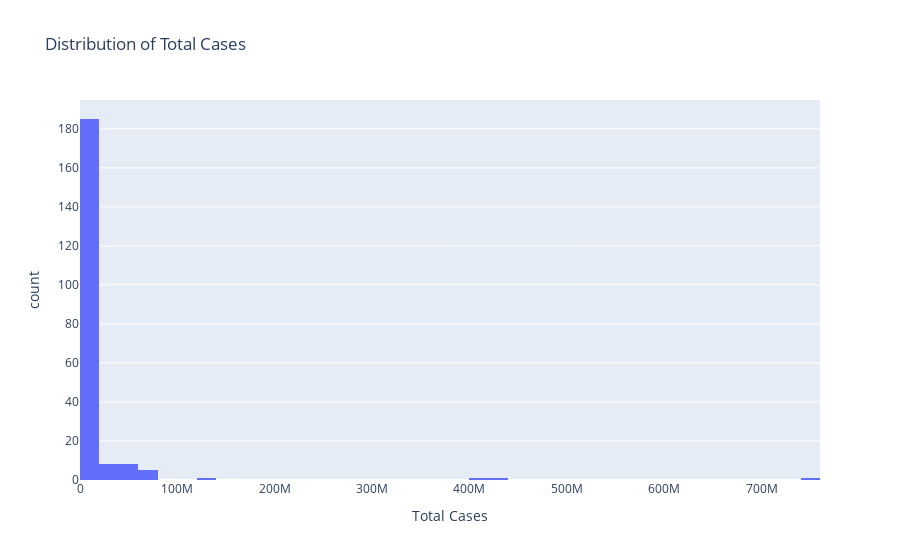
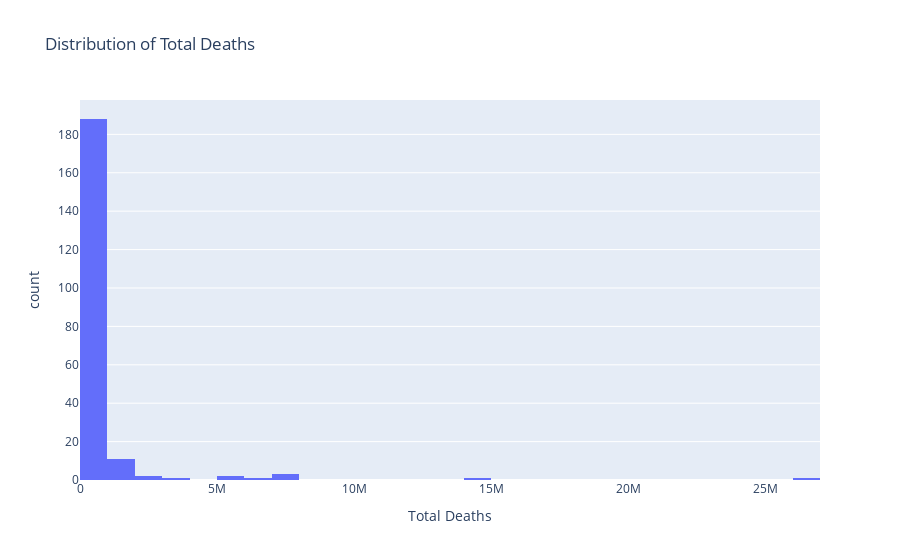
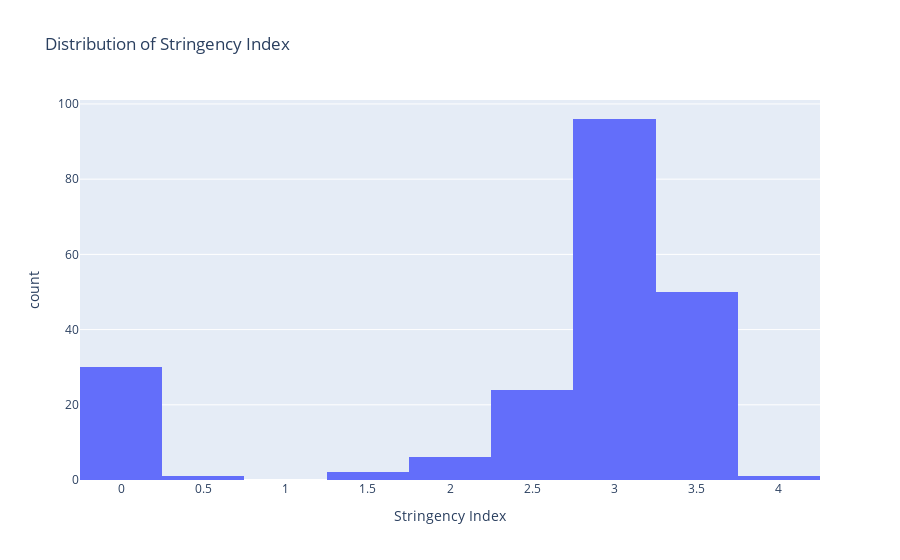

The code cell stored with these charts, in order, in its notebook:
### Code cell
# Visualize the distribution of key variables
fig = px.histogram(data, x="Total Cases", title="Distribution of Total Cases")
fig.show()

fig = px.histogram(data, x="Total Deaths", title="Distribution of Total Deaths")
fig.show()

fig = px.histogram(data, x="Stringency Index", title="Distribution of Stringency Index")
fig.show()

### Figure 1 — Plotly figure (JSON) as saved in the notebook; plotly's stock layout.template omitted (floating-point values rounded to 4 significant figures; data arrays with more than 128 entries replaced by an {"elided": "..."} marker saying what was removed)
{"data": [{"alignmentgroup": "True", "bingroup": "x", "hovertemplate": "Total Cases=%{x}<br>count=%{y}<extra></extra>", "legendgroup": "", "marker": {"color": "#636efa", "pattern": {"shape": ""}}, "name": "", "offsetgroup": "", "orientation": "v", "showlegend": false, "type": "histogram", "x": {"elided": "210 int values"}, "xaxis": "x", "yaxis": "y"}], "layout": {"barmode": "relative", "legend": {"tracegroupgap": 0}, "title": {"text": "Distribution of Total Cases"}, "xaxis": {"anchor": "y", "domain": [0, 1], "title": {"text": "Total Cases"}}, "yaxis": {"anchor": "x", "domain": [0, 1], "title": {"text": "count"}}}}

### Figure 2 — Plotly figure (JSON) as saved in the notebook; plotly's stock layout.template omitted (floating-point values rounded to 4 significant figures; data arrays with more than 128 entries replaced by an {"elided": "..."} marker saying what was removed)
{"data": [{"alignmentgroup": "True", "bingroup": "x", "hovertemplate": "Total Deaths=%{x}<br>count=%{y}<extra></extra>", "legendgroup": "", "marker": {"color": "#636efa", "pattern": {"shape": ""}}, "name": "", "offsetgroup": "", "orientation": "v", "showlegend": false, "type": "histogram", "x": {"elided": "210 int values"}, "xaxis": "x", "yaxis": "y"}], "layout": {"barmode": "relative", "legend": {"tracegroupgap": 0}, "title": {"text": "Distribution of Total Deaths"}, "xaxis": {"anchor": "y", "domain": [0, 1], "title": {"text": "Total Deaths"}}, "yaxis": {"anchor": "x", "domain": [0, 1], "title": {"text": "count"}}}}

### Figure 3 — Plotly figure (JSON) as saved in the notebook; plotly's stock layout.template omitted (floating-point values rounded to 4 significant figures; data arrays with more than 128 entries replaced by an {"elided": "..."} marker saying what was removed)
{"data": [{"alignmentgroup": "True", "bingroup": "x", "hovertemplate": "Stringency Index=%{x}<br>count=%{y}<extra></extra>", "legendgroup": "", "marker": {"color": "#636efa", "pattern": {"shape": ""}}, "name": "", "offsetgroup": "", "orientation": "v", "showlegend": false, "type": "histogram", "x": {"elided": "210 float values"}, "xaxis": "x", "yaxis": "y"}], "layout": {"barmode": "relative", "legend": {"tracegroupgap": 0}, "title": {"text": "Distribution of Stringency Index"}, "xaxis": {"anchor": "y", "domain": [0, 1], "title": {"text": "Stringency Index"}}, "yaxis": {"anchor": "x", "domain": [0, 1], "title": {"text": "count"}}}}
